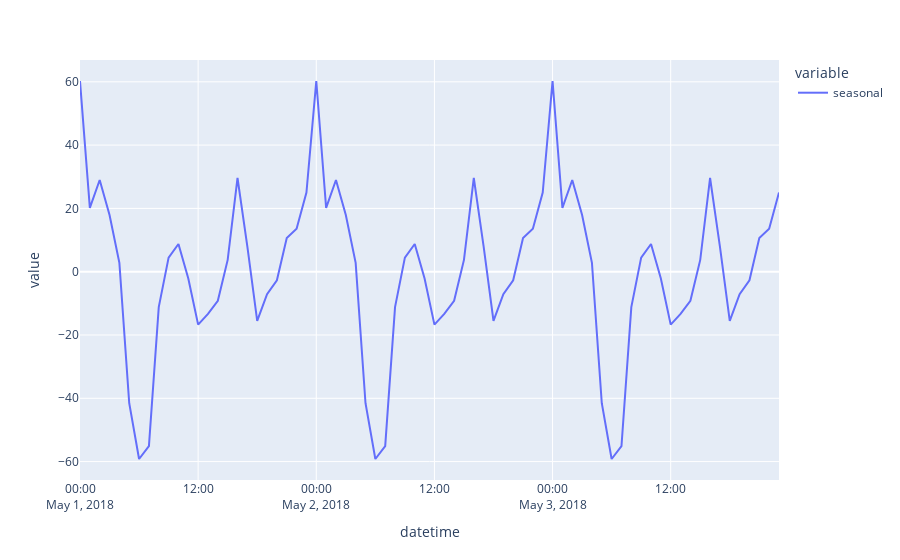

Notebook cell for this chart:
### Markdown cell above
Now it looks more obvious. I will try 3 days to make it clearer

### Code cell
new_data = decomposed.seasonal['2018-05-01':'2018-05-03']
px.line(new_data).show()
